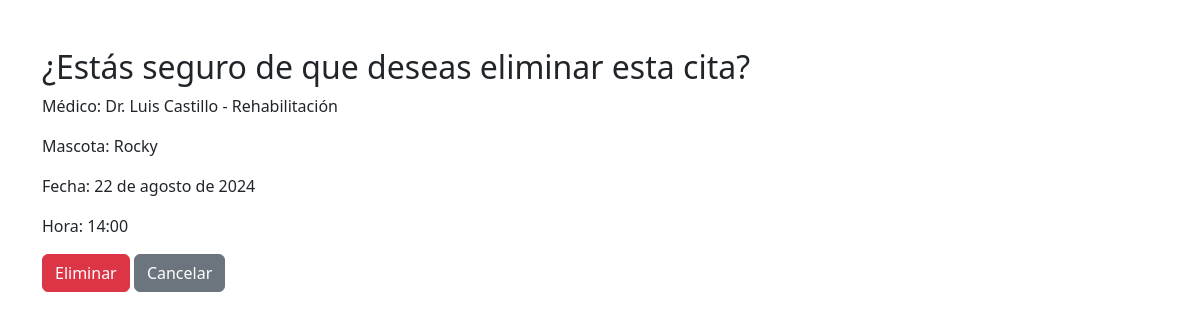
Screenshot of /control_citas/eliminar/6/ with the database file from the repository.
### mi_app/models.py (models this page shows, shortened)
class Cita(models.Model):
    AREA_CHOICES = [
        ('Control', 'Control'),
        ('Consulta', 'Consulta'),
        ('Procedimiento', 'Procedimiento'),
    ]
    cliente = models.ForeignKey('Cliente', on_delete=models.CASCADE)
    mascota = models.ForeignKey(Mascota, on_delete=models.CASCADE, default=1)
    especialidad = models.CharField(max_length=100)
    area = models.CharField(max_length=20, choices=AREA_CHOICES)
    medico = models.ForeignKey(Veterinario, on_delete=models.CASCADE)
    fecha = models.DateField()
    hora = models.TimeField()
    motivo = models.TextField()
    hora_seleccionada = models.BooleanField(default=False)
    class Meta:
        permissions = [
            ("can_view_own_data", "Can view own data"),
            ("can_add_pet", "Can add pet"),
            ("can_view_pet", "Can view pet"),
            ("can_edit_pet", "Can edit pet"),
            ("can_delete_pet", "Can delete pet"),
            ("can_request_appointment", "Can request appointment"),
            ("can_manage_appointments", "Can manage appointments"),
            ("can_view_appointments", "Can view appointments"),
            ("can_view_chat", "Can view chat"),
            ("can_manage_chat", "Can manage chat"),
        ]

class Veterinario(models.Model):
    nombre = models.CharField(max_length=100)  # Nombre del veterinario
    especialidad = models.CharField(max_length=100)
    disponible = models.BooleanField(default=True)
    def __str__(self):
        return f"{self.nombre} - {self.especialidad}"

class Mascota(models.Model):
    nombre = models.CharField(max_length=100)
    especie = models.CharField(max_length=100)
    raza = models.CharField(max_length=100)
    sexo = models.CharField(max_length=10)
    edad = models.IntegerField()
    peso = models.FloatField()
    cliente = models.ForeignKey(Cliente, on_delete=models.CASCADE)
    def __str__(self):
        return self.nombre

### mi_app/views.py (the view)
def eliminar_cita_view(request, cita_id):
    cita = get_object_or_404(Cita, id=cita_id)
    if request.method == 'POST':
        cita.delete()
        return redirect('control_citas')
    return render(request, 'eliminar_cita.html', {'cita': cita})

### mi_app/templates/eliminar_cita.html (shortened to what this page needs)
<!DOCTYPE html>
<html lang="es">
  <head>
    <link
      href="https://cdn.jsdelivr.net/npm/bootstrap@5.3.0-alpha1/dist/css/bootstrap.min.css"
      rel="stylesheet"
    />
  </head>
  <body>
    <div class="container mt-5">
      <h2>¿Estás seguro de que deseas eliminar esta cita?</h2>
      <p>Médico: {{ cita.medico }}</p>
      <p>Mascota: {{ cita.mascota }}</p>
      <p>Fecha: {{ cita.fecha }}</p>
      <p>Hora: {{ cita.hora }}</p>
      <form action="" method="post">
        <button type="submit" class="btn btn-danger">Eliminar</button>
        <a href="{% url 'control_citas' %}" class="btn btn-secondary"
          >Cancelar</a
        >
      </form>
    </div>
  </body>
</html>

### rows the page displays
Cita: medico "Dr. Luis Castillo - Rehabilitación", mascota "Rocky", fecha "22 de agosto de 2024", hora "14:00"
